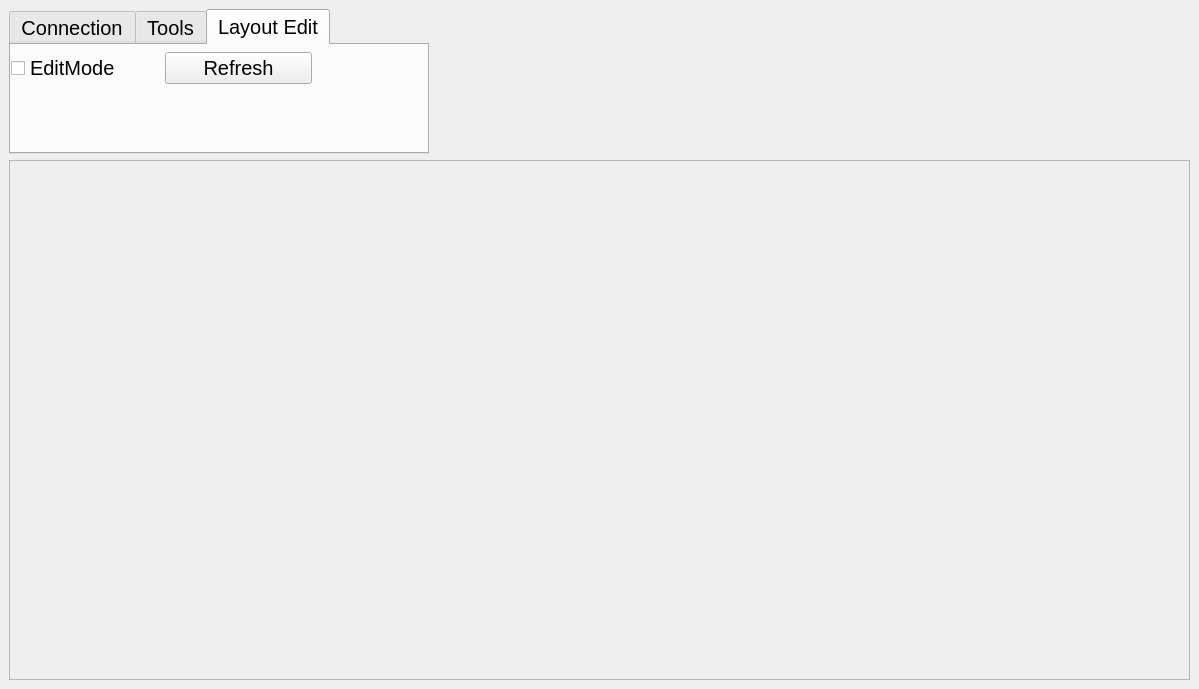
<?xml version="1.0" encoding="UTF-8"?>
<ui version="4.0">
 <class>MainWindow</class>
 <widget class="QMainWindow" name="MainWindow">
  <property name="geometry">
   <rect>
    <x>0</x>
    <y>0</y>
    <width>1199</width>
    <height>689</height>
   </rect>
  </property>
  <property name="sizePolicy">
   <sizepolicy hsizetype="Fixed" vsizetype="Fixed">
    <horstretch>0</horstretch>
    <verstretch>0</verstretch>
   </sizepolicy>
  </property>
  <property name="minimumSize">
   <size>
    <width>0</width>
    <height>150</height>
   </size>
  </property>
  <property name="maximumSize">
   <size>
    <width>16777215</width>
    <height>16777215</height>
   </size>
  </property>
  <property name="font">
   <font>
    <pointsize>10</pointsize>
   </font>
  </property>
  <property name="windowTitle">
   <string>CCSMTR</string>
  </property>
  <widget class="QWidget" name="centralWidget">
   <property name="sizePolicy">
    <sizepolicy hsizetype="Fixed" vsizetype="Fixed">
     <horstretch>0</horstretch>
     <verstretch>0</verstretch>
    </sizepolicy>
   </property>
   <layout class="QVBoxLayout" name="verticalLayout">
    <item>
     <layout class="QVBoxLayout" name="verticalLayout_4">
      <item>
       <layout class="QVBoxLayout" name="verticalLayout_2">
        <property name="bottomMargin">
         <number>0</number>
        </property>
        <item>
         <widget class="QTabWidget" name="tabWidget">
          <property name="enabled">
           <bool>true</bool>
          </property>
          <property name="sizePolicy">
           <sizepolicy hsizetype="Preferred" vsizetype="Preferred">
            <horstretch>0</horstretch>
            <verstretch>0</verstretch>
           </sizepolicy>
          </property>
          <property name="minimumSize">
           <size>
            <width>420</width>
            <height>145</height>
           </size>
          </property>
          <property name="maximumSize">
           <size>
            <width>420</width>
            <height>145</height>
           </size>
          </property>
          <property name="baseSize">
           <size>
            <width>0</width>
            <height>0</height>
           </size>
          </property>
          <property name="font">
           <font>
            <pointsize>15</pointsize>
           </font>
          </property>
          <property name="mouseTracking">
           <bool>false</bool>
          </property>
          <property name="tabPosition">
           <enum>QTabWidget::TabPosition::North</enum>
          </property>
          <property name="tabShape">
           <enum>QTabWidget::TabShape::Rounded</enum>
          </property>
          <property name="currentIndex">
           <number>2</number>
          </property>
          <property name="iconSize">
           <size>
            <width>16</width>
            <height>16</height>
           </size>
          </property>
          <property name="documentMode">
           <bool>false</bool>
          </property>
          <property name="tabsClosable">
           <bool>false</bool>
          </property>
          <property name="movable">
           <bool>false</bool>
          </property>
          <property name="tabBarAutoHide">
           <bool>false</bool>
          </property>
          <widget class="QWidget" name="connection">
           <property name="sizePolicy">
            <sizepolicy hsizetype="Preferred" vsizetype="Preferred">
             <horstretch>0</horstretch>
             <verstretch>0</verstretch>
            </sizepolicy>
           </property>
           <property name="minimumSize">
            <size>
             <width>415</width>
             <height>110</height>
            </size>
           </property>
           <property name="maximumSize">
            <size>
             <width>415</width>
             <height>110</height>
            </size>
           </property>
           <attribute name="title">
            <string>Connection</string>
           </attribute>
           <widget class="QWidget" name="gridLayoutWidget">
            <property name="geometry">
             <rect>
              <x>0</x>
              <y>0</y>
              <width>411</width>
              <height>104</height>
             </rect>
            </property>
            <layout class="QGridLayout" name="gridLayout">
             <property name="leftMargin">
              <number>5</number>
             </property>
             <property name="topMargin">
              <number>5</number>
             </property>
             <property name="rightMargin">
              <number>5</number>
             </property>
             <property name="bottomMargin">
              <number>5</number>
             </property>
             <property name="horizontalSpacing">
              <number>15</number>
             </property>
             <item row="0" column="2">
              <widget class="QPushButton" name="PowerOnTrack">
               <property name="sizePolicy">
                <sizepolicy hsizetype="Fixed" vsizetype="Fixed">
                 <horstretch>0</horstretch>
                 <verstretch>0</verstretch>
                </sizepolicy>
               </property>
               <property name="maximumSize">
                <size>
                 <width>110</width>
                 <height>35</height>
                </size>
               </property>
               <property name="text">
                <string>PowerOn</string>
               </property>
              </widget>
             </item>
             <item row="0" column="1">
              <widget class="QPushButton" name="actionPower">
               <property name="sizePolicy">
                <sizepolicy hsizetype="Fixed" vsizetype="Fixed">
                 <horstretch>0</horstretch>
                 <verstretch>0</verstretch>
                </sizepolicy>
               </property>
               <property name="minimumSize">
                <size>
                 <width>110</width>
                 <height>35</height>
                </size>
               </property>
               <property name="maximumSize">
                <size>
                 <width>140</width>
                 <height>35</height>
                </size>
               </property>
               <property name="text">
                <string>Power Option</string>
               </property>
              </widget>
             </item>
             <item row="0" column="0">
              <widget class="QPushButton" name="actionDCC_EX">
               <property name="sizePolicy">
                <sizepolicy hsizetype="Fixed" vsizetype="Fixed">
                 <horstretch>0</horstretch>
                 <verstretch>0</verstretch>
                </sizepolicy>
               </property>
               <property name="minimumSize">
                <size>
                 <width>110</width>
                 <height>35</height>
                </size>
               </property>
               <property name="maximumSize">
                <size>
                 <width>110</width>
                 <height>35</height>
                </size>
               </property>
               <property name="text">
                <string>DCC-EX</string>
               </property>
              </widget>
             </item>
             <item row="1" column="2">
              <widget class="QPushButton" name="PowerOffTrack">
               <property name="sizePolicy">
                <sizepolicy hsizetype="Fixed" vsizetype="Fixed">
                 <horstretch>0</horstretch>
                 <verstretch>0</verstretch>
                </sizepolicy>
               </property>
               <property name="maximumSize">
                <size>
                 <width>110</width>
                 <height>35</height>
                </size>
               </property>
               <property name="text">
                <string>PowerOff</string>
               </property>
              </widget>
             </item>
            </layout>
           </widget>
          </widget>
          <widget class="QWidget" name="tools">
           <attribute name="title">
            <string>Tools</string>
           </attribute>
           <widget class="QWidget" name="gridLayoutWidget_2">
            <property name="geometry">
             <rect>
              <x>0</x>
              <y>0</y>
              <width>121</width>
              <height>45</height>
             </rect>
            </property>
            <layout class="QGridLayout" name="gridLayout_2">
             <property name="leftMargin">
              <number>5</number>
             </property>
             <property name="topMargin">
              <number>5</number>
             </property>
             <property name="rightMargin">
              <number>5</number>
             </property>
             <property name="bottomMargin">
              <number>5</number>
             </property>
             <property name="horizontalSpacing">
              <number>15</number>
             </property>
             <item row="0" column="0">
              <widget class="QPushButton" name="actionThrottle">
               <property name="minimumSize">
                <size>
                 <width>110</width>
                 <height>35</height>
                </size>
               </property>
               <property name="maximumSize">
                <size>
                 <width>110</width>
                 <height>35</height>
                </size>
               </property>
               <property name="text">
                <string>Throttle</string>
               </property>
              </widget>
             </item>
            </layout>
           </widget>
          </widget>
          <widget class="QWidget" name="LayoutEdit">
           <attribute name="title">
            <string>Layout Edit</string>
           </attribute>
           <widget class="QWidget" name="gridLayoutWidget_3">
            <property name="geometry">
             <rect>
              <x>0</x>
              <y>0</y>
              <width>301</width>
              <height>46</height>
             </rect>
            </property>
            <layout class="QGridLayout" name="gridLayout_3">
             <item row="0" column="0">
              <widget class="QCheckBox" name="checkBox">
               <property name="text">
                <string>EditMode</string>
               </property>
              </widget>
             </item>
             <item row="0" column="1">
              <widget class="QPushButton" name="Refresh">
               <property name="text">
                <string>Refresh</string>
               </property>
              </widget>
             </item>
            </layout>
           </widget>
          </widget>
         </widget>
        </item>
       </layout>
      </item>
      <item>
       <layout class="QVBoxLayout" name="verticalLayout_3">
        <item>
         <widget class="QFrame" name="frame">
          <property name="frameShape">
           <enum>QFrame::Shape::StyledPanel</enum>
          </property>
          <property name="frameShadow">
           <enum>QFrame::Shadow::Raised</enum>
          </property>
         </widget>
        </item>
       </layout>
      </item>
     </layout>
    </item>
   </layout>
  </widget>
 </widget>
 <resources/>
 <connections/>
</ui>
